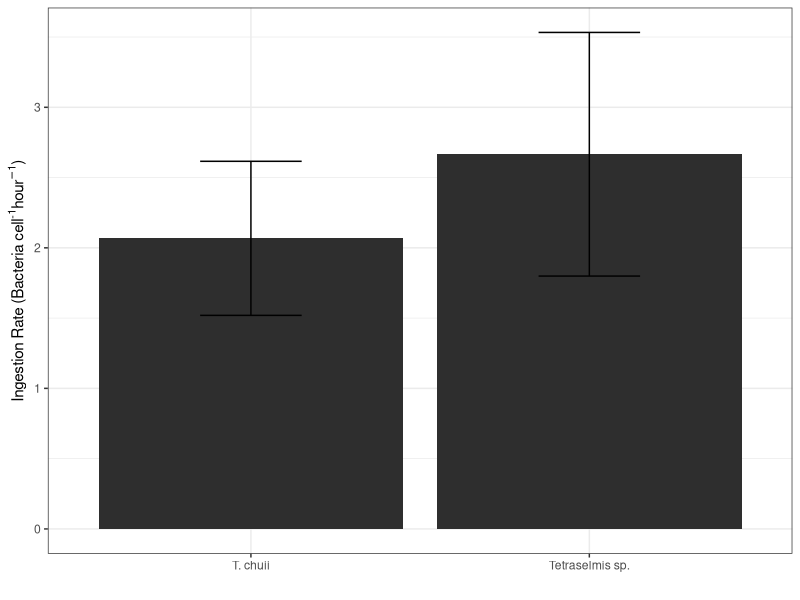
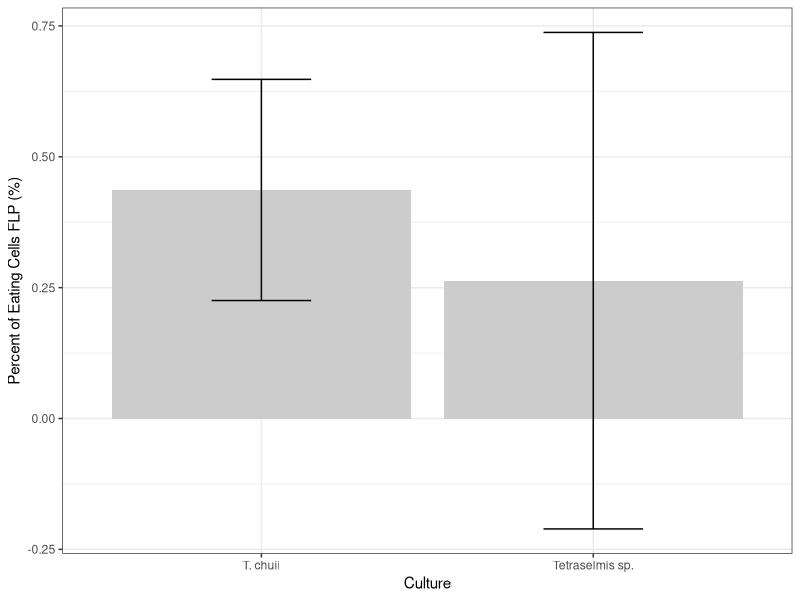
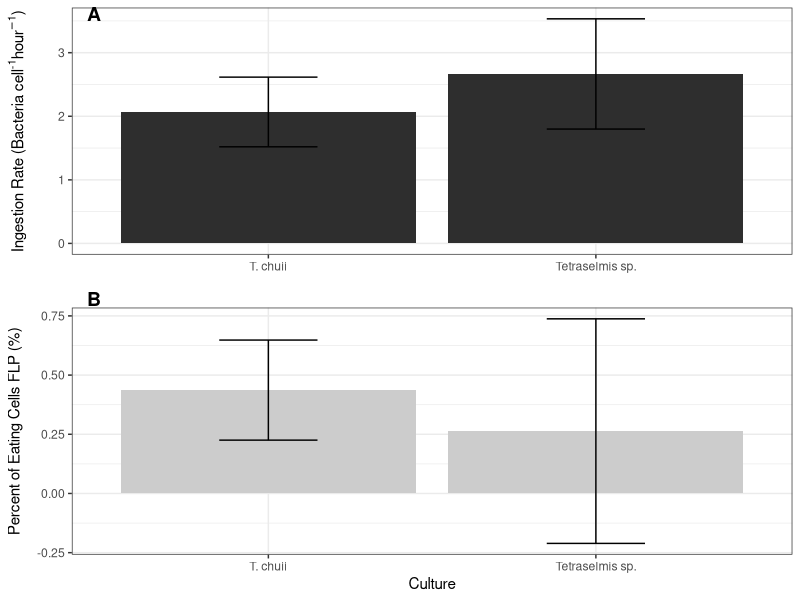
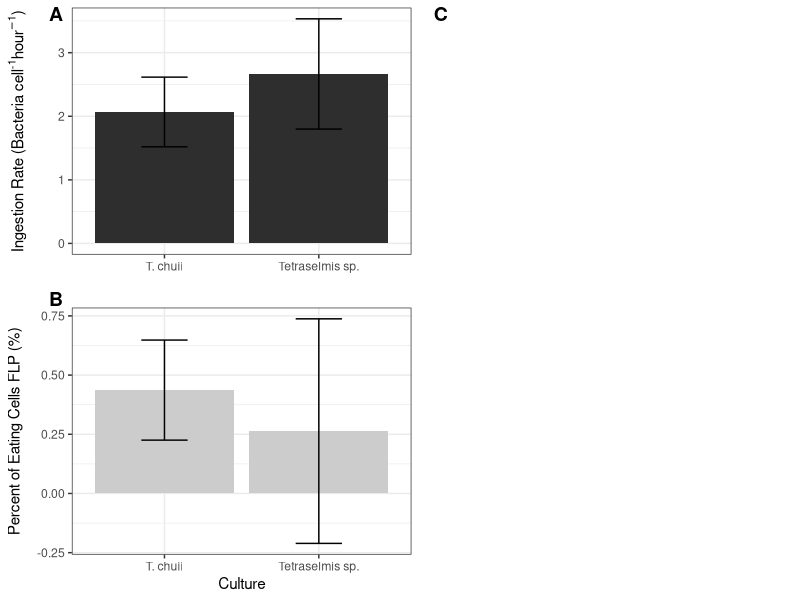
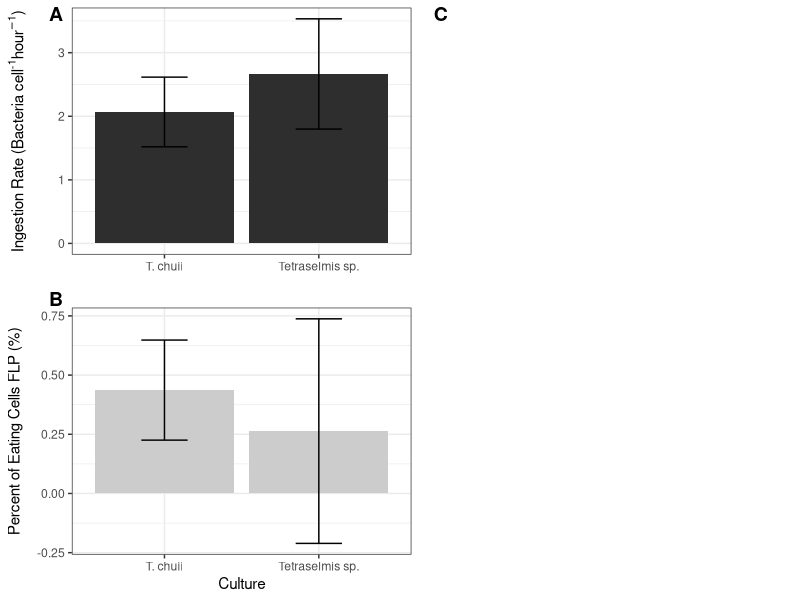
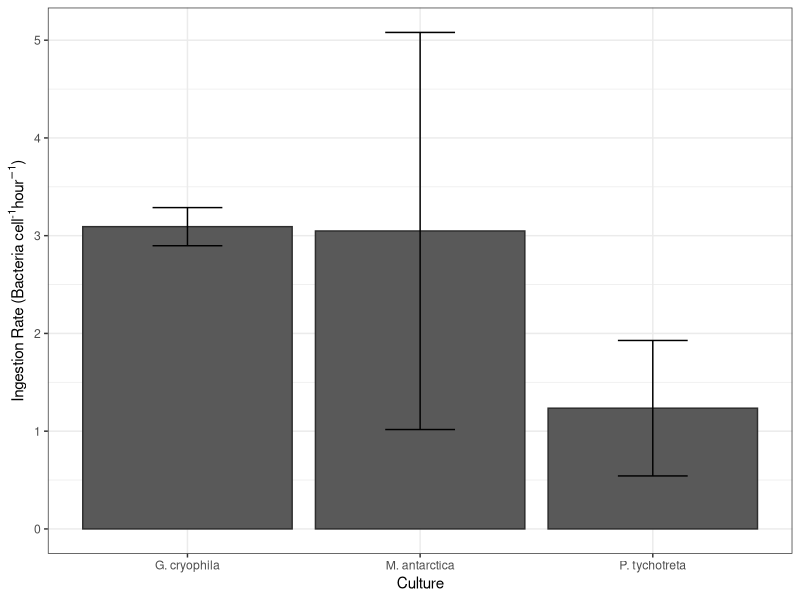

The R source for these figures, in order:
# ---- Load Required Libraries ----
library(readxl)
library(tidyr)
library(dplyr)
library(ggplot2)
library(cowplot)

# ----------------------------------------------------------
# Supplemental Figure 3: Grazing bar plots + microscopy image
# ----------------------------------------------------------

# Read and summarize ingestion rate and FLP data
df <- read_excel("Data/SupplementalGrazing.xlsx") %>%
  group_by(Culture) %>%
  dplyr::summarise(avingestion=mean(Ingestion), sdingestion=sd(Ingestion), 
                   avpercent=(100*mean(FLPPercent)), sdpercent=(sd(FLPPercent) *100))

# A. Plot ingestion rate
IR <- ggplot(df, aes(x=Culture, y=avingestion)) + 
  geom_bar(stat = "identity", fill="gray18")+
  geom_errorbar(aes(ymin=avingestion - sdingestion, ymax=avingestion+sdingestion), width=0.3) +
  theme_bw() + 
  labs(x="", y=expression(paste("Ingestion Rate (Bacteria ", cell^{'-1'},hour^{-1}, ")"))) 
IR

# B. Plot percent of cells ingesting FLPs
percent <- ggplot(df, aes(x=Culture, y=avpercent)) + 
  geom_bar(stat = "identity", fill="gray80")+
  geom_errorbar(aes(ymin=avpercent - sdpercent, ymax=avpercent+sdpercent), width=0.3) +
  theme_bw() + 
  labs(y="Percent of Eating Cells FLP (%)") 
percent

# C. Add microscopy image
photo <- cowplot::ggdraw() + 
  cowplot::draw_image("Data/TetraZStack-1.png")

# Combine A and B into left panel
barplots <- plot_grid(
  IR, percent,
  ncol = 1,
  labels = c("A", "B"),
  label_x = 0.1,   
  label_y = c(1., 1.05),
  align = 'v',
  rel_heights = c(1, 1)
)
barplots

# Final layout: barplots (left) + image (right)
final_figure <- plot_grid(
  barplots, photo,
  ncol = 2,
  labels = c("", "C"),
  label_x = c(0, 0.02), 
  label_y = c(1, 1),
  rel_widths = c(1.1, 1)
)
print(final_figure)

# Save full supplemental figure
ggsave("Figures/Supp3.png", final_figure, width = 10, height = 6, dpi = 300)


# ----------------------------------------------------------
# Supplemental Figure 2: Southern Ocean Mixotroph Cultures
# ----------------------------------------------------------

# Read and summarize ingestion rate data for SO mixotrophs
suppfiguredf <- read_excel("Data/SupplementalGrazing.xlsx", sheet="SOmixos") %>%
  group_by(Culture) %>%
  dplyr::summarise(AvIR=mean(IngestionRate), sdIR=sd(IngestionRate)) %>% 
  mutate(Culture = case_when(
    Culture == "GC" ~ "G. cryophila",
    Culture == "MA" ~ "M. antarctica",
    Culture == "PT" ~ "P. tychotreta"))

# Create bar plot of ingestion rate
somixos <- ggplot(suppfiguredf, aes(x=Culture, y=AvIR)) + 
  geom_bar(stat = "identity", color="gray18")+
  geom_errorbar(aes(ymin=AvIR - sdIR, ymax=AvIR+sdIR), width=0.3) +
  theme_bw() + 
  labs(y=expression(paste("Ingestion Rate (Bacteria ", cell^{'-1'},hour^{-1}, ")"))) 

# Save figure
ggsave("Figures/Supp2.png", somixos, width = 6, height = 6, dpi = 300)

